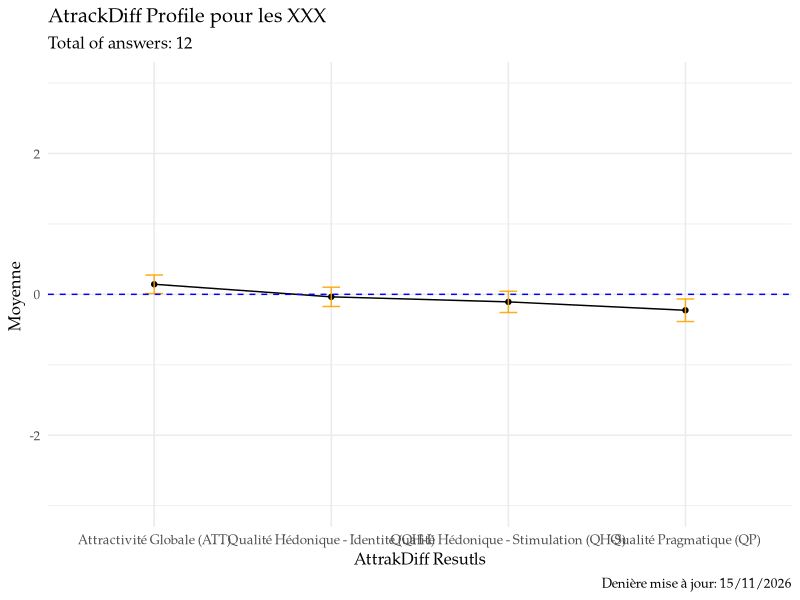

This figure's R source:
# ================ Script for data analysis ================
# Create a reproductible Script that enables the analysis of the AttrakDiff / UEQ Methodology

# Content:
#   1. Reading the Excel/CSV Data
#   2. Treating Excel/CSV Data
#   3. Making the Tables and the Graphics
#   4. Introduce the results in Rmarkdown table.

# Load the packages ----
library(tidyverse) # Data Science Tools
library(readxl)  # Read a Excel File


#  Reading the Data ----
## Méthodologie UEQ ----
Attrakdiff <- read_csv("data/Data Experimentaion - Attrakdiff.csv")


## Méthodologie UEQ ----
UEQ <- read_csv("data/Data Experimentaion - UEQ.csv")


## function `glimpse()`: Fournit un résumé des jeux de données ----
glimpse(Attrakdiff)
glimpse(UEQ)


## function `names()`: Savoir les noms de colonnes -----
names(Attrakdiff)
names(UEQ)


## function `View(iris): Affiche les données dans un tableur (attention au V majuscule) ----
View(Attrakdiff)
View(UEQ)


## function `filter()`: Permet d’extraire des observations selon une condition logique ----
Attrakdiff_donnes <- filter(Attrakdiff, Experimentation == "Innoflow")
UEQ_donnes <- filter(UEQ, Experimentation == "Itonics")



## function `select()`: Selectionn des colonnes selon leur nom ou leur fonction ----
Attrakdiff_donnes <- select(Attrakdiff_donnes, Group:Status, QP1:ATT7)
UEQ_donnes <- select(UEQ_donnes, Group:Status, EFF1 : ATT6)


## function `%>%`: Passe l’objetse trouvant à gauche comme premier argument de la fonction se trouvant à droite. (Alt + CMD/Ctrl + M)  ----

### Version 1 pour Attrakdiff
Attrakdiff_donnes <- Attrakdiff %>% filter(Experimentation == "Innoflow")
Attrakdiff_donnes_final <- Attrakdiff_donnes %>% select(Group:Status, QP1:ATT7)

### Version 2 Attrakdiff
Attrakdiff_donnes_final <- 
  Attrakdiff %>% 
  filter(Experimentation == "Innoflow") %>% 
  select(Group:Status, QP1:ATT7)


### Version UEQ
UEQ_donnes_final <- 
  UEQ %>% 
  filter(Experimentation == "Itonics") %>% 
  select(Group:Status, EFF1 : ATT6)



# Data Analysis of the Methodologies ----
# Step 1 : Transformer les donnes dans une version longe ----
## function `gather()`: Fusionne des colonnes en lignes. 

## AttrakDiff Step 1 ----
Attrakdiff.step.1 <- Attrakdiff_donnes_final %>% gather(QP1:ATT7, key = "Variable", value = "Value")


## EUQ Step 1 ----
UEQ.step.1 <- UEQ_donnes_final %>% gather(EFF1 : ATT6, key = "Variable", value = "Value")
  

# Step 2: Changer l'echelle des réponsesentre le range de (-3, +3)  ----
## function `mutate()`: Calcule et ajoute une ou plusieurs nouvelles variables
## function `case_when()`: Faire quelque chose en function d'une premise logique.


## AttrakDiff Step 2 ----

## Changing the scale of the answers (Page 16 du PDF) 
## See: https://carinelallemand.files.wordpress.com/2015/09/version-franc3a7aise-attrakdiff_lallemand_2015.pdf

Attrakdiff.step.2 <- 
  Attrakdiff.step.1 %>% 
  mutate(Valeur_ajuste = 
           case_when(
             Value == 7 ~ 3,
             Value == 6 ~ 2,
             Value == 5 ~ 1,
             Value == 4 ~ 0,
             Value == 3 ~ -1,
             Value == 2 ~ -2,
             Value == 1 ~ -3,
             TRUE ~ Value
           )
        )


## UEQ Step 2 ----
UEQ.step.2 <- 
  UEQ.step.1 %>% 
  mutate(Valeur_ajuste= 
           case_when(
             Value == 7 ~ 3,
             Value == 6 ~ 2,
             Value == 5 ~ 1,
             Value == 4 ~ 0,
             Value == 3 ~ -1,
             Value == 2 ~ -2,
             Value == 1 ~ -3,
             TRUE ~ Value
           )
  )


# Step 3: Inverser certain valeurs en fonction de la Méthodplogie ----
## AttrakDiff Step 3 ----
### Approach 1 : en faisant pour chaque Variable ----
Attrakdiff.step.3 <- 
  Attrakdiff.step.2 %>% 
  mutate(Valeur_inverse= case_when(
    Variable == "QP1"   ~  Valeur_ajuste*(-1),
    Variable == "QP2"   ~  Valeur_ajuste*(-1),
    Variable == "QP3"   ~  Valeur_ajuste*(-1),
    Variable == "QP5"   ~  Valeur_ajuste*(-1),
    Variable == "ATT1"  ~  Valeur_ajuste*(-1),
    Variable == "ATT3"  ~  Valeur_ajuste*(-1),
    Variable == "ATT5"  ~  Valeur_ajuste*(-1),
    Variable == "ATT7"  ~  Valeur_ajuste*(-1),
    Variable == "QHS1"  ~  Valeur_ajuste*(-1),
    Variable == "QHS3"  ~  Valeur_ajuste*(-1),
    Variable == "QHS4"  ~  Valeur_ajuste*(-1),
    Variable == "QHS7"  ~  Valeur_ajuste*(-1),
    Variable == "QHS1"  ~  Valeur_ajuste*(-1),
    Variable == "QHS3"  ~  Valeur_ajuste*(-1),
    Variable == "QHS4"  ~  Valeur_ajuste*(-1),
    Variable == "QHS7"  ~  Valeur_ajuste*(-1),
    Variable == "QHS7"  ~  Valeur_ajuste*(-1),
    TRUE ~ Valeur_ajuste
    )
  )

### Approach 2 : Definir une vecteur avec les colonnesà inverser ----
toInvert <- c("QP1", "QP2", "QP3", "QP5", 
              "ATT1", "ATT3", "ATT5", "ATT7", 
              "QHS1", "QHS3", "QHS4", "QHS7", 
              "QHI2", "QHI3", "QHI6")

Attrakdiff.step.3 <- 
  Attrakdiff.step.2 %>% 
  mutate(Valeur_inverse = 
           case_when(
              Variable %in% toInvert ~ Valeur_ajuste*(-1),
              TRUE ~ Valeur_ajuste
                )
        )

rm(toInvert)


## UEQ Step 3 ----
### Approach 1 : en faisant pour chaque Variable ----

UEQ.step.3 <- 
  UEQ.step.2 %>% 
  mutate(Valeur_inverse= case_when(
    Variable == "EFF1"   ~  Valeur_ajuste*(-1),
    Variable == "EFF4"   ~  Valeur_ajuste*(-1),
    Variable == "PERS2"   ~  Valeur_ajuste*(-1),
    Variable == "PERS4"   ~  Valeur_ajuste*(-1),
    Variable == "DEP3"  ~  Valeur_ajuste*(-1),
    Variable == "DEP4"  ~  Valeur_ajuste*(-1),    
    Variable == "STIM1"  ~  Valeur_ajuste*(-1),
    Variable == "STIM4"  ~  Valeur_ajuste*(-1),
    Variable == "NOV1"  ~  Valeur_ajuste*(-1),
    Variable == "NOV2"  ~  Valeur_ajuste*(-1),
    Variable == "ATT2"  ~  Valeur_ajuste*(-1),
    Variable == "ATT5"  ~  Valeur_ajuste*(-1),
    Variable == "ATT6"  ~  Valeur_ajuste*(-1),
    TRUE ~ Valeur_ajuste
  )
  )


### Approach 2 : Definir une vecteur avec les colonnesà inverser ----
toInvert <- 
  c("EFF1", "EFF4",
    "PERS2", "PERS4",
    "DEP3", "DEP4",
    "STIM1", "STIM4",
    "NOV1",  "NOV2", 
    "ATT2", "ATT5", "ATT6")

UEQ.step.3 <- 
  UEQ.step.2 %>% 
  mutate(
    Valeur_inverse = 
      case_when(
        Variable %in% toInvert ~ Valeur_ajuste*(-1),
        TRUE ~ Valeur_ajuste
      )
  )

rm(toInvert)

# Step 4: Grouper les dimmensions du Modèle correspondant ----
## AttrakDiff Step 4 ----
Attrakdiff.step.4 <-
  Attrakdiff.step.3 %>% 
    mutate(
      Facteurs =
        case_when(
          str_detect(Variable, "QP") ~ "Qualité Pragmatique (QP)",
          str_detect(Variable, "QHS") ~ "Qualité Hédonique - Stimulation (QH-S)",
          str_detect(Variable, "QHI") ~ "Qualité Hédonique - Identité (QH-I)",
          str_detect(Variable, "ATT") ~ "Attractivité Globale (ATT)",
          TRUE ~ "ATTENTION, Erreur dans la basses de donnes"
      ))



## UEQ Step 4 ----
UEQ.step.4 <-
  UEQ.step.3 %>% 
  mutate(
    Facteurs =
      case_when(
        str_detect(Variable, "ATT") ~ "Attraction",
        str_detect(Variable, "PERS") ~ "Compréhensibilité",
        str_detect(Variable, "DEP") ~ "Contrôlabilité",
        str_detect(Variable, "EFF") ~ "Efficacité",
        str_detect(Variable, "NOV") ~ "Originalité",
        str_detect(Variable, "STIM") ~ "Stimulation",
        TRUE ~ "ATTENTION, Erreur dans la basses de donnes"
      ))




# Step 5: Calculer les valeur moyennes et leur deviation standards ----
## function `group_by()`: Regroupe les observations par rapport à une ou plusieurs variables

# More Info: # https://www.r-graph-gallery.com/4-barplot-with-error-bar.html

## AttrakDiff Step 5 ----
Attrakdiff.step.5 <-
  Attrakdiff.step.4 %>%
  group_by(Facteurs) %>%
  summarise(Mean = mean(Valeur_inverse),
            Stand_dev = sd(Valeur_inverse),
            Se = Stand_dev / sqrt(length(Valeur_inverse))
            ) 


## UEQ Step 5 ----
UEQ.step.5 <-
  UEQ.step.4 %>%
  group_by(Facteurs) %>%
  summarise(Mean = mean(Valeur_inverse),
            Stand_dev = sd(Valeur_inverse),
            Se = Stand_dev / sqrt(length(Valeur_inverse))
  ) 



# Global Results ----
Attrakdiff.Results <- list()
UEQ.Results <- list()


### AttrakDiff Graphique 1 ----
Attrakdiff.Results$Graphique.1 <-
  Attrakdiff.step.5 %>% 
  ggplot() +
  aes(x= Facteurs, y = Mean, group = 1) +
  geom_point() +
  geom_line() +
  #geom_bar(stat = "identity") +
  geom_errorbar( aes(x=Facteurs, ymin = Mean - Se,
                     ymax = Mean + Se ),
                 width=0.1, colour="orange", alpha=0.9, size=0.5) +
  scale_x_discrete( name = "AttrakDiff Resutls") +
  scale_y_continuous(limits=c(-3,3)) +
  geom_hline(yintercept=0, linetype="dashed", color = "blue") +
  labs(x = "",
       y = "Moyenne ",
       title = "AtrackDiff Profile pour les XXX",
       subtitle = paste("Total of answers:" , Attrakdiff_donnes_final %>% nrow()),
       caption =  paste0("Denière mise à jour: ", Sys.time() %>% format( '%d/%m/%Y'))
       ) +
  theme_minimal(base_size = 12, base_family = "Palatino")


### Saving the global Results
Attrakdiff.Results$Graphique.1
Attrakdiff.Results$Tableau_1 <- Attrakdiff.step.5

# Saving the File
#ggsave("Figures/AttrakDiff-1.jpg", width = 11, height = 5, dpi="print" )
#write_csv(Results$Tableau_I, "tables/tableu_1.csv")

## Exportez les donnes sous Excel
#library("writexl")
#write_xlsx(Results$Tableau_I, "tables/tableu_1.xlsx")


### UEQ Graphique 1 ----
UEQ.Results$Graphique.1 <-
  UEQ.step.5 %>%
  ggplot() +
  aes( x=Facteurs, y=Mean) +
  geom_point() +
  geom_bar(stat = "identity") +
  geom_errorbar( aes(x=Facteurs, 
                     ymin = Mean - Se,
                     ymax = Mean + Se ),
                 width=0.1, colour="orange", alpha=0.9, size=0.5) +
  scale_y_continuous(limits = c(-3,3), breaks = c(-3:3)) +
  labs(x = "",
       y = "Level ",
       title = "UEQ Profile for XXX",
       subtitle = paste("Quantité de Participants:" , UEQ_donnes_final %>% nrow()),
       caption =  paste("Denière mise à jour: ", Sys.time() %>% format( '%d/%m/%Y'))
      ) +
  theme_minimal(base_size = 12, base_family = "Palatino")
  
# Saving the File
#ggsave("figures/UEQ-1.jpg", width = 10, height = 5, dpi="print" )



# Graphique 2:   ----
## function `left_join()`: Fusionne des tableaux

## AttrakDiff Graphique 2 ----
### Charger les donnes des parametres d'Attrakdiff du Google Docs
Attrakdiff.parameters <- read_csv("data/Data Experimentaion - Parameters Attrakdiff.csv")

Attrakdiff.step.6 <- 
  Attrakdiff.step.4 %>% group_by(Facteurs,Variable) %>% 
  summarise(Mean = mean(Valeur_inverse)) %>% 
  left_join(Attrakdiff.parameters, by="Variable")

# Faire que certain variables deviennent des variables catégoriques. 
Attrakdiff.step.7 <- 
  Attrakdiff.step.6 %>% 
  mutate(
    Variable = factor(Variable),
    Scale = factor(Scale)
    )

Attrakdiff.Results$Graphique.2 <-
  Attrakdiff.step.7 %>%
   ggplot() + 
   aes(x = Variable, y=Mean, group =1) + 
   geom_line( color="grey" ) +
   geom_point() +
   coord_flip() +
   annotate("text", x = 1:28, y = -4, label = Attrakdiff.step.7$Left) +
   annotate("text", x = 1:28, y = 4, label = Attrakdiff.step.7$Right) +
   scale_y_continuous(name="Moyenne", breaks=seq(-3,3,1), limits=c(-5, 5)) +
  theme_minimal(base_size = 12, base_family = "Palatino") +
   annotate("rect", xmin=c(1,8,15,22), xmax=c(7,14,21,28),
            ymin=rep(-3,4), ymax=rep(3, 4),
            alpha = .1 , fill = c("blue", "red", "grey","green")) +
   annotate("text",
                     y = c(2, 2, 2, 2),
                     x = c(4, 11, 19, 26),
                     label = c("Attractivité \n globale",
                               "Qualité \n hédonique - identification",
                               "Qualité \n hédonique - stimulation",
                               "Qualité \n pragmatique"),
                     family = "Palatino", fontface = 3, size=3) +
   labs(x = "",
        y = "Level ",
        title = "AtrakDiff Profile",
        subtitle = paste("Total of answers:" , Attrakdiff_donnes_final %>% nrow() ) 
        ) +
   theme(
      legend.position = "right",
      panel.border = element_blank(),
      panel.spacing = unit(0.1, "lines"),
      strip.text.x = element_text(size = 18, family = "Palatino")
   )

# Saving the File
#ggsave("figures/AttrakDiff-2.jpg", width = 7, height = 7, dpi="print" )



## UEQ Graphique 2 ----
## Charger les donnes des parametres d'Attrakdiff du Google Docs
UEQ_parameters <- read_csv("data/Data Experimentaion - Parameters UEQ.csv")

UEQ.step.6 <- 
  UEQ.step.4 %>% 
  group_by( Variable ) %>%
  summarise( Mean = mean(Valeur_inverse)) %>% 
  left_join(UEQ_parameters, by="Variable")


# Faire que certain variables deviennent des variables catégoriques. 
UEQ.step.7 <- 
  UEQ.step.6 %>% 
  mutate(
    Variable = factor(Variable),
    Scale = factor(Scale)
  )

UEQ.Results$Graphique.2 <-
  UEQ.step.7 %>%
  ggplot() + 
  aes(x = Variable, y=Mean, group =1) + 
  geom_line( color="grey" ) +
  geom_point() +
  coord_flip() +
  annotate("text", x = 1:26, y = -4, label = UEQ.step.7$Left) +
  annotate("text", x = 1:26, y = 4, label = UEQ.step.7$Right) +
  scale_y_continuous(name="Moyenne", breaks=seq(-3,3,1), limits=c(-5, 5)) +
  annotate("rect", xmin=c(1,7,11,15, 19, 23), xmax=c(6,10,14,18, 22, 26),
           ymin=rep(-3,6), ymax=rep(3, 6),
           alpha = .1 , fill = c("blue", "red", "grey","green", "orange", "yellow")) +
  annotate("text",
            y = c(2, 2, 2, 2, 2, 2),
            x = c(4, 8, 12, 16, 20, 23),
            label = c("Attraction",
                      "Contrôlabilité",
                      "Efficacité",
                      "Originalité",
                      "Compréhensibilité",
                      "Stimulation"
                      ),
                    family = "Palatino", fontface = 3, size=3) +
  theme_minimal(base_size = 12, base_family = "Palatino") +
  labs(x = "",
       y = "Level ",
       title = "UEQ Profile",
       subtitle = paste("Total of answers:" , UEQ_donnes_final %>% nrow()),
       caption = "Group X") +
  theme(
    legend.position = "right",
    panel.border = element_blank(),
    panel.spacing = unit(0.1, "lines"),
    strip.text.x = element_text(size = 18, family = "Palatino")
  )

# Saving the File
#ggsave("figures/UEQ-2.jpg", width = 8, height = 8, dpi="print" )


# Graphique 3 ----
## Attrakdiff Graphique 3 ----
Attrakdiff.step.8 <-
  Attrakdiff.step.4 %>% 
  filter(Facteurs == "Qualité Hédonique - Stimulation (QH-S)" | 
           Facteurs == "Qualité Hédonique - Identité (QH-I)") %>%
   summarise(QH = mean(Valeur_inverse),
             QH_sd = sd(Valeur_inverse),
             QH_IC_min = t.test(Valeur_inverse)$conf.int[1], # see https://larmarange.github.io/analyse-R/intervalles-de-confiance.html
             QH_IC_max = t.test(Valeur_inverse)$conf.int[2]
   )
   
Attrakdiff.step.9 <-
  Attrakdiff.step.4 %>%
   filter(Facteurs == "Qualité Pragmatique (QP)") %>%
   summarise(QP = mean(Valeur_inverse),
             QP_sd = sd(Valeur_inverse),
             QP_IC_min = t.test(Valeur_inverse)$conf.int[1], # see https://larmarange.github.io/analyse-R/intervalles-de-confiance.html
             QP_IC_max = t.test(Valeur_inverse)$conf.int[2]
   )


Attrakdiff.Table <- tibble(Attrakdiff.step.8, Attrakdiff.step.9)
names(Attrakdiff.Table)


Attrakdiff.Results$Graphique.3 <-
  Attrakdiff.Table %>%
   ggplot() +
   aes(x=QP, y=QH) +
   geom_point()+
   ylim(-3,3)+ xlim(-3,3) +
   geom_hline(yintercept=c(-1,1))+
   geom_vline(xintercept=c(-1,1)) +
   annotate("rect", 
            xmin = Attrakdiff.Table$QP_IC_min, xmax = Attrakdiff.Table$QP_IC_max,
            ymin = Attrakdiff.Table$QH_IC_min, ymax = Attrakdiff.Table$QH_IC_max,
            alpha = .5 , fill = c("blue")) +
   annotate("rect", xmin=c(-1), xmax=c(1),
                     ymin=c(-1), ymax=c(1),
                     alpha = .1 , fill = c("#009999")) +
   annotate("text",
            y = c(0.5),
            x = c(0),
            label = c("Neutre"),
            family = "Palatino", fontface = 3, size=4) +
   labs(title = "Global AttrakDiff ",
        #subtitle = paste("Total of answers:" , total),
        x = "Qualité Pragmatique",
        y = "Qualité Hedonique ") +
   theme_minimal(base_size = 10, base_family = "Palatino")
#ggsave("figures/AttrakDiff-3.jpg", width = 5, height = 7, dpi="print" )

rm(Attrakdiff.Table )


## UEQ Graphique 3 ----
UEQ.step.8 <- 
  UEQ.step.4 %>% 
  mutate(
    Global_scale =
      case_when(
        str_detect(Facteurs, "Compréhensibilité") ~ "Qualité Pragmatique (QP)",
        str_detect(Facteurs, "Efficacité") ~ "Qualité Pragmatique (QP)",
        str_detect(Facteurs, "Contrôlabilité") ~ "Qualité Pragmatique (QP)",
        str_detect(Facteurs, "Originalité") ~ "Qualité Hédonique",
        str_detect(Facteurs, "Stimulation") ~ "Qualité Hédonique",
        str_detect(Facteurs, "Attraction") ~ "Attraction",
        TRUE ~ "ATTENTION"
      )
  )


## Identification des Valeurs pour chaque composant du modèle UEQ
UEQ.step.9 <- 
  UEQ.step.8 %>% 
  group_by(Global_scale) %>%
  summarise(Moyenne = mean(Valeur_inverse),
            Std = sd(Valeur_inverse),
            Se = Std / sqrt(length(Valeur_inverse)))



UEQ.Results$Graphique.3 <-
  UEQ.step.9 %>%
  ggplot() +
  aes(x= Global_scale, y=Moyenne) +
  geom_bar(stat = "identity") +
  geom_errorbar( aes(x=Global_scale, 
                     ymin = Moyenne - Se,
                     ymax = Moyenne + Se ),
                 width=0.1, colour="orange", alpha=0.9, size=0.5
  ) +
  scale_y_continuous(limits = c(-3,3), breaks = c(-3:3)) +
  labs(x = "UEQ Results",
       y = "Level ",
       title = "UEQ Profile for XXX",
       subtitle = paste("Total of answers:" , UEQ_donnes_final %>% nrow()),
       caption =  paste("Denière mise à jour: ", Sys.time() %>% format( '%d/%m/%Y'))
  ) +
  theme_minimal(base_size = 12, base_family = "Palatino")

# Saving the File
#ggsave("Figures/UEQ-3.jpg", width = 10, height = 5, dpi="print" )
